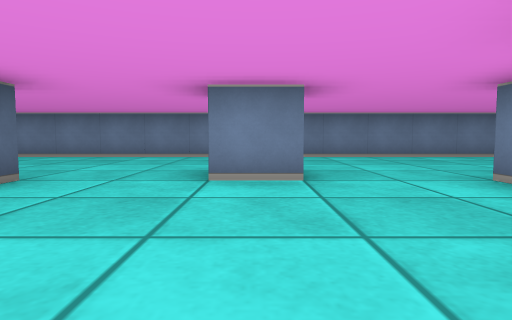
[1] (above)

23 first-person views from a walk through a cub3D maze. The camera is about half as high as the walls, tilts 4° down and sees 75° across. The floor is counted in squares. Each view is taken from the middle of a square. On the plan, view 1 faces up. The plan holds only what a view shows up to about 9 squares ahead; the rest is blank.

[2]
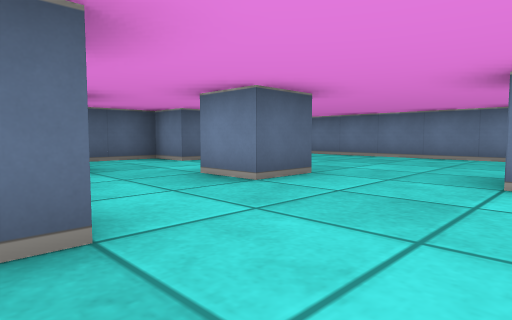

[3]
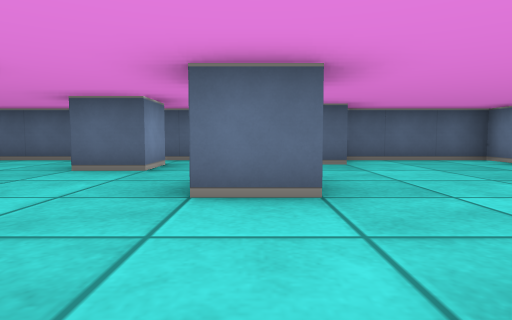

[4]
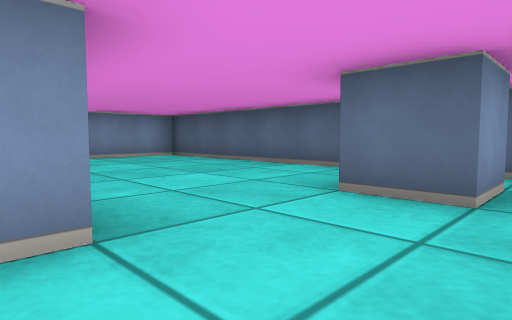

[5]
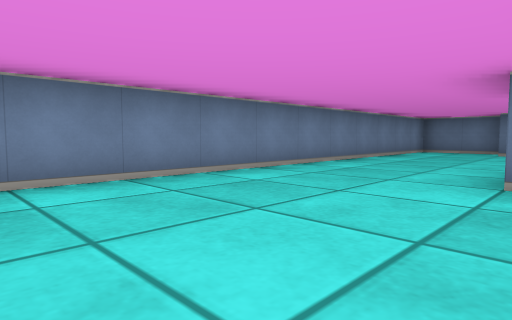

[6]
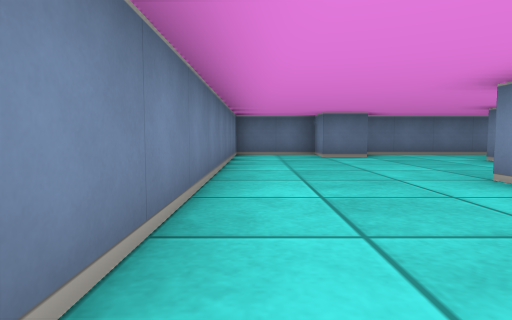

[7]
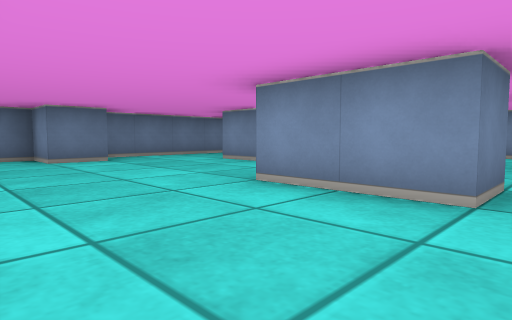

[8]
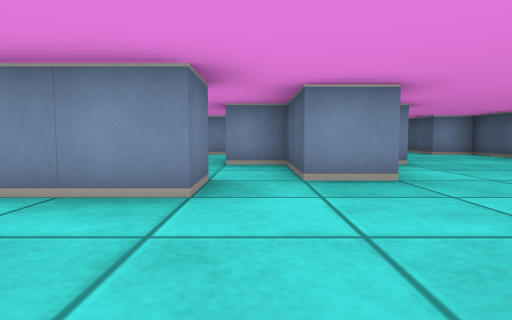

[9]
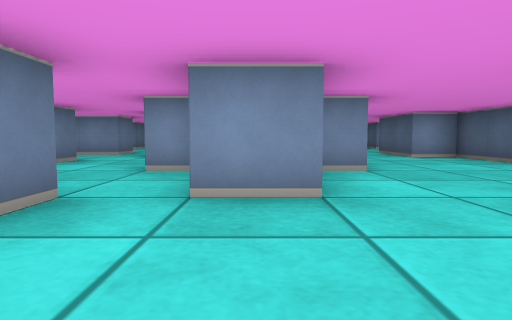

[10]
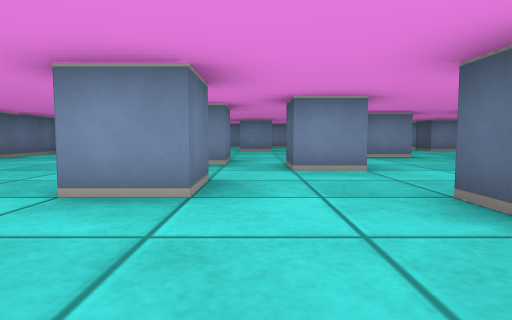

[11]
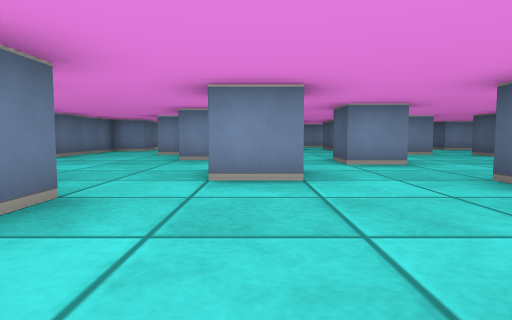

[12]
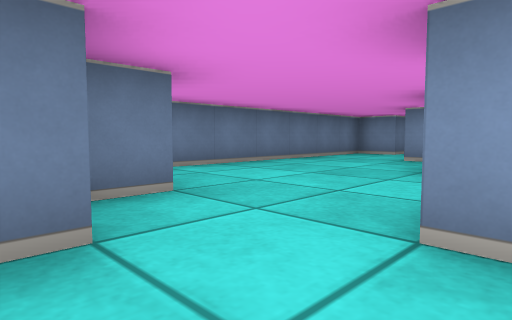

[13]
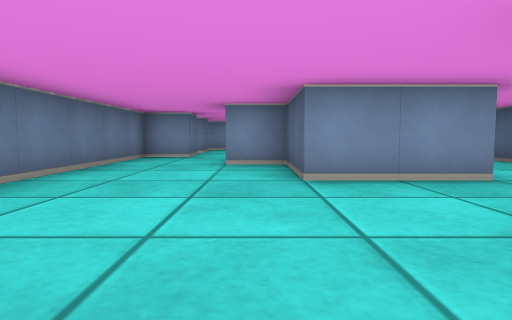

[14]
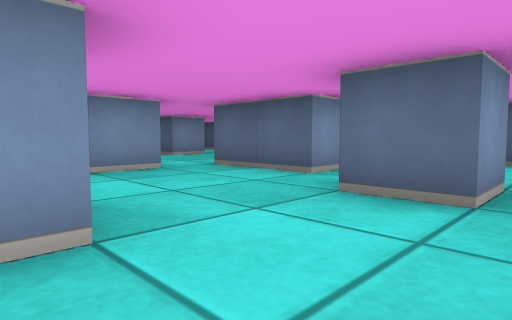

[15]
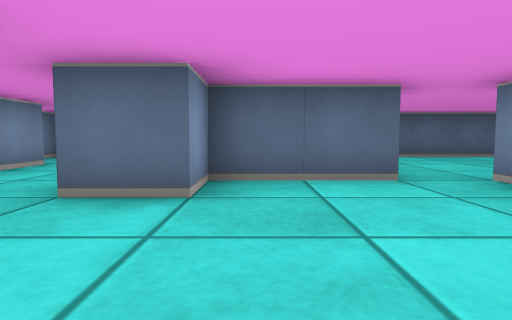

[16]
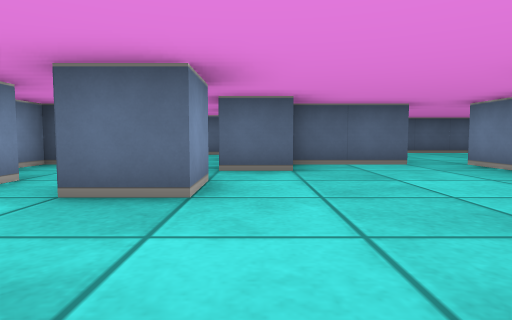

[17]
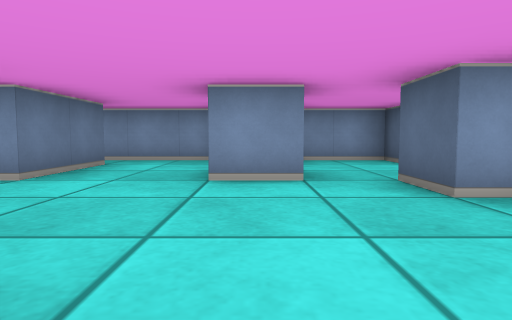

[18]
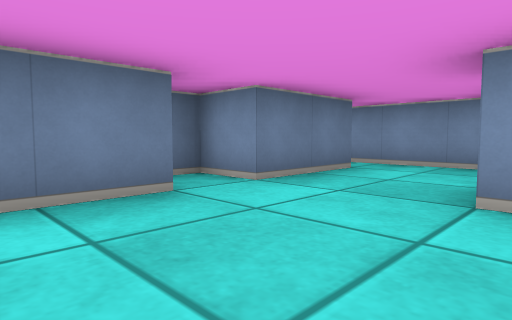

[19]
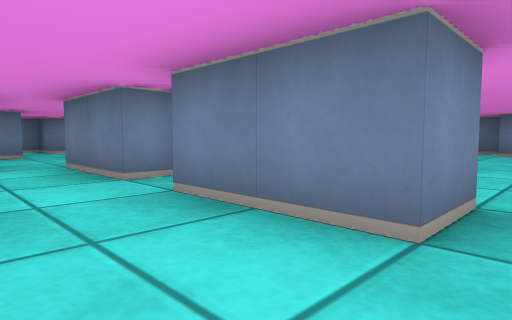

[20]
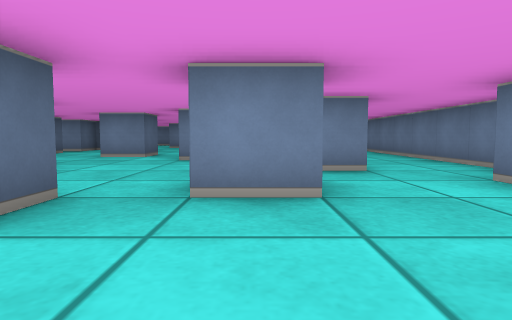

[21]
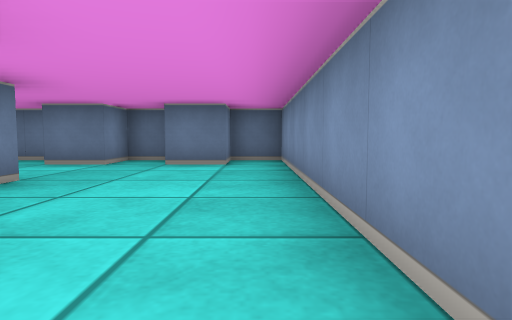

[22]
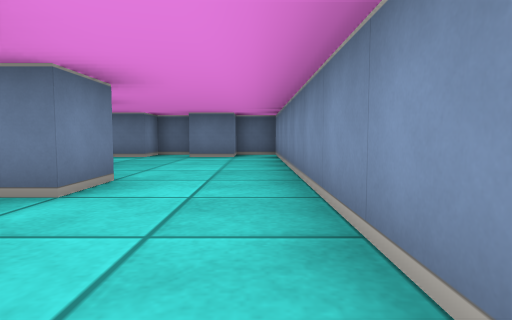

[23]
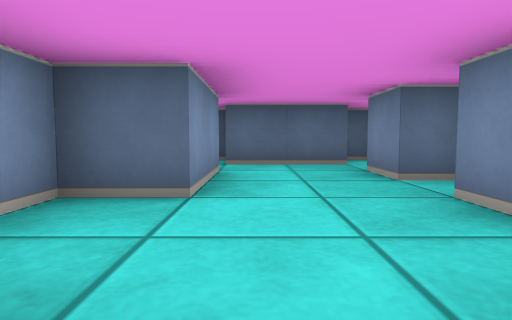

### Floor plan
Points are (right, up) in squares from view 1. A wall is a line through its corners. A room is listed if a view was taken in it or the views show most of it. See-through windows are left out.
Room 1 (views 1, 2, 3, 4, 5, 6, 7, 8, 9, 11)
walls: (0.6, 3.5) (-0.5, 3.5); (1.4, 1.5) (2.1, 1.5); (2.4, 3.5) (3.5, 3.5) (3.5, 2.5); (-2.5, 3.6) (-2.5, 2.5) (-3.5, 2.5); (-1.5, 0.6) (-1.5, -0.6); (-2.6, 0.5) (-2.1, 0.5); (3.5, 1.5) (4.5, 1.5); (4.5, 3.5) (4.5, 4.5) (6.5, 4.5); (-1, 7.5) (-6.5, 7.5) (-6.5, 4.8); (-1.5, -1.5) (-0.5, -1.5); (-5.5, 1.5) (-4.5, 1.5) (-4.5, 0.5); (-5.5, 4.6) (-5.5, 3.5) (-6.5, 3.5) (-6.5, 1.1); (-6.5, -0.5) (-6.5, -5.5) (-4.5, -5.5); (8.5, 2.5) (9.5, 2.5); (10.5, 4.4) (10.5, 5.5) (11.5, 5.5) (11.5, 7.5) (1, 7.5); (11.5, 2.5) (11.5, 4.2)
ways out: opening at (0.7, 0) to room 2; opening at (6.7, 2.7) to room 2; opening at (11, 1.5) to room 2; opening at (-2, -4) to room 3
Room 2 (views 10, 12, 13, 14)
walls: (6.5, -0.5) (6.5, 0.5) (7.5, 0.5); (6.5, -2.5) (8.5, -2.5) (8.5, -3.5); (4.4, -1.5) (5.5, -1.5) (5.5, -2.5) (4.5, -2.5); (4.5, 1.1) (4.5, 0.5); (8.5, 1.4) (8.5, 2.1); (9.5, 0.4) (9.5, 1.2); (3.5, 2.5) (3.5, 1.5); (8.5, -4.5) (9.5, -4.5); (1.5, -0.5) (2.5, -0.5) (2.5, -1.5) (2, -1.5); (2.5, -4.5) (3.5, -4.5); (0.8, -2.5) (1.5, -2.5) (1.5, -4.5); (11.5, -2.6) (11.5, -0.6); (11.5, 1) (11.5, 2.5); (-0.5, -1.5) (-0.5, -3.1); (-1.5, -0.6) (-1.5, -1.5)
ways out: opening at (0.7, 0) to room 1; opening at (6.7, 2.7) to room 1; opening at (11, 1.5) to room 1; opening at (0, -3) to room 3; opening at (2, -5) to room 3; opening at (5.7, -4) to room 4; opening at (10.5, -3.5) to room 4
Room 3 (views 15, 16, 17, 18, 19, 23)
walls: (-0.6, -7.5) (0.5, -7.5) (0.5, -8.5); (-1.9, -7.5) (-2.5, -7.5); (-3.5, -6.9) (-3.5, -7.5) (-4.5, -7.5); (-2.5, -4.4) (-2.5, -6.5) (-1.5, -6.5) (-1.5, -7.5); (-1.5, -3.5) (-2.5, -3.5); (0.9, -10.5) (2.4, -10.5); (3.1, -6.5) (2.5, -6.5) (2.5, -4.5); (-4.5, -9.5) (-2.5, -9.5) (-2.5, -10.5) (-0.9, -10.5); (2.5, -9.5) (2.5, -7.5) (3.5, -7.5) (3.5, -7); (-5.5, -7.4) (-5.5, -9.5); (-6.5, -6.8) (-6.5, -7.2); (-6.5, -10.5) (-6, -10.5)
ways out: opening at (-2, -4) to room 1; opening at (0, -3) to room 2; opening at (2, -5) to room 2; opening at (3, -10) to room 4
Room 4 (views 20, 21, 22)
walls: (6.5, -7.5) (6.5, -8.1); (6.5, -8.5) (5.5, -8.5) (5.5, -8); (8.6, -7.5) (7.5, -7.5); (9.6, -5.5) (8.9, -5.5); (4.5, -4.8) (4.5, -5.4); (6.5, -3.5) (6.5, -2.5); (8.5, -3.5) (8.5, -4.5); (3.6, -9.5) (2.5, -9.5); (11.5, -8.4) (11.5, -7.5) (10.5, -7.5) (10.5, -6.5) (11.5, -6.5) (11.5, -2.6); (2.4, -10.5) (11.5, -10.5) (11.5, -9.5) (10.5, -9.5) (10.5, -8.5)
ways out: opening at (5.7, -4) to room 2; opening at (10.5, -3.5) to room 2; opening at (3, -10) to room 3

Where each view was taken, in squares from view 1:
view 1: 0 up, 0 right, facing up
view 2: 0 up, 0 right, facing up-left
view 3: 3 up, 0 right, facing left
view 4: 2 up, 2 left, facing down-left
view 5: 4 up, 1 right, facing up-right
view 6: 7 up, 3 right, facing right
view 7: 7 up, 4 right, facing down-right
view 8: 7 up, 4 right, facing down
view 9: 6 up, 3 right, facing down
view 10: 3 up, 6 right, facing down
view 11: 4 up, 7 right, facing down
view 12: 2 up, 7 right, facing down-right
view 13: 1 up, 9 right, facing down
view 14: 0 up, 5 right, facing down-left
view 15: 6 down, 1 right, facing left
view 16: 7 down, 3 right, facing left
view 17: 4 down, 0 right, facing down
view 18: 5 down, 0 right, facing down-right
view 19: 10 down, 1 right, facing up-right
view 20: 10 down, 8 right, facing up
view 21: 10 down, 5 right, facing right
view 22: 10 down, 3 right, facing right
view 23: 9 down, 0 right, facing left
